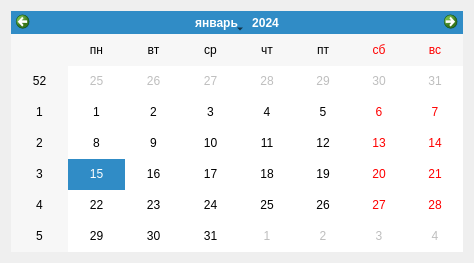
<?xml version="1.0" encoding="UTF-8"?>
<ui version="4.0">
 <class>DateForm</class>
 <widget class="QDialog" name="DateForm">
  <property name="geometry">
   <rect>
    <x>0</x>
    <y>0</y>
    <width>474</width>
    <height>263</height>
   </rect>
  </property>
  <property name="windowTitle">
   <string>Dialog</string>
  </property>
  <layout class="QHBoxLayout" name="horizontalLayout">
   <item>
    <widget class="QCalendarWidget" name="calendarWidget">
     <property name="locale">
      <locale language="Russian" country="Belarus"/>
     </property>
    </widget>
   </item>
  </layout>
 </widget>
 <resources/>
 <connections/>
</ui>
